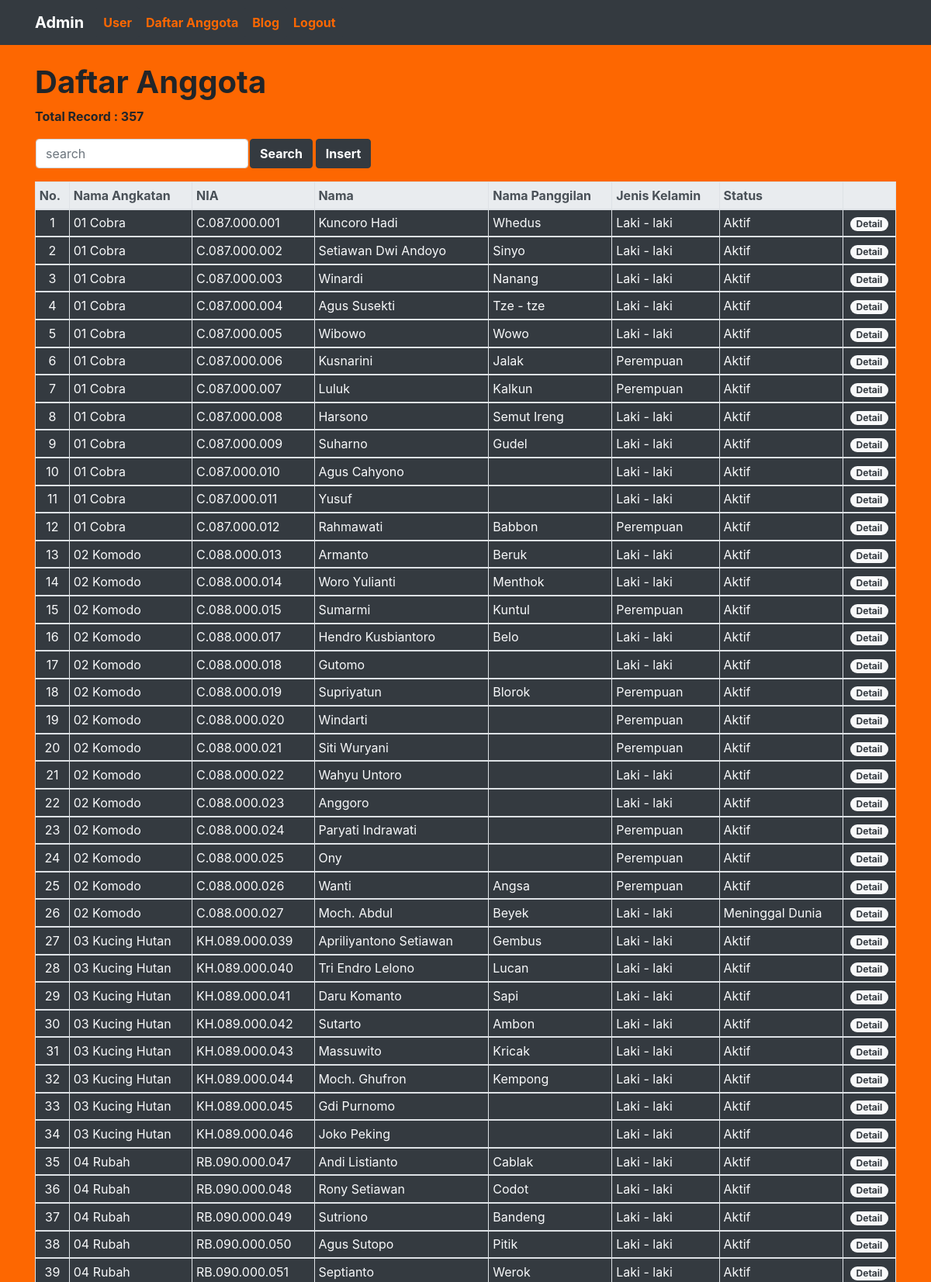
/public/Admin/member (signed in, upper part), run on the app's committed database.
### tables this page shows
CREATE TABLE `tb_anggota` (
  `id` int(30) NOT NULL,
  `nia` varchar(30) NOT NULL,
  `nama` varchar(255) NOT NULL,
  `nama_lapangan` varchar(255) NOT NULL,
  `nama_angkatan` varchar(255) NOT NULL,
  `jenis_kelamin` varchar(30) NOT NULL,
  `tempat_lahir` varchar(255) NOT NULL,
  `tanggal_lahir` varchar(255) NOT NULL,
  `progdi` varchar(255) NOT NULL,
  `nim` varchar(100) NOT NULL,
  `alamat` varchar(255) NOT NULL,
  `agama` varchar(255) NOT NULL,
  `gol_darah` varchar(255) NOT NULL,
  `kewarganegaraan` varchar(255) NOT NULL,
  `kontak` varchar(255) NOT NULL,
  `status` varchar(255) NOT NULL,
  `foto` varchar(255) NOT NULL
);

### app/core/Controller.php (called while the page is built, shortened)
<?php
class Controller {
    public function view($view, $data = [])
    {
        require_once '../app/views/' . $view . '.php';
    }
    public function model($model)
    {
        return new $model;
    }
}
?>

### app/controllers/Admin.php (called while the page is built, shortened)
<?php
class Admin extends Controller {
    public function member()
    {
        $data['title']  = 'Dashboard';
        $data['table']  = $this -> model('Admin_model') -> getAllMember();
        $data['page']   = $this -> model('Admin_model') -> getPage(1);
        $data['pages']  = $this -> model('Admin_model') -> getPaginNumber();
        $data['number'] = $this -> model('Admin_model') -> getDataNumber(1);
        $data['count']  = $this -> model('Admin_model') -> setCount();
        $this -> view('admin/member/table', $data);
    }
}
?>

### app/core/App.php (called while the page is built, shortened)
<?php
class App {
    protected $method = 'index';
    protected $params = [];
    public function __construct()
    {
        $url = $this -> parseURL();
        if (file_exists('../app/controllers/' . $url[0] . '.php')) {
            unset ($url[0]);
        }
        $this -> controller = new $this -> controller;
        if (isset($url[1])) {
            if (method_exists($this -> controller, $url[1])) {
                $this -> method = $url[1];
            }
        }
        call_user_func_array([$this -> controller, $this -> method], $this -> params);
    }
    public function parseURL()
    {
        if( isset($_GET['url']) != null ) {
            $url = rtrim ($_GET['url'],'/');
            $url = filter_var($url, FILTER_SANITIZE_URL);
            $url = explode('/', $url);
            return $url;
        }
    }
}
?>

### public/index.php (called while the page is built, shortened)
<?php
$app = new App;
?>

### app/core/Database.php (called while the page is built, shortened)
<?php
class Database {
    private $db_host = DB_HOST;
    private $db_user = DB_USER;
    private $db_pass = DB_PASS;
    private $db_name = DB_NAME;
    private $dbh;
    private $stmt;
    public function __construct()
    {
        $dsn = 'mysql:host=' . $this -> db_host . ';dbname=' . $this -> db_name;
        $option = [
            PDO::ATTR_PERSISTENT => true,
            PDO::ATTR_ERRMODE => PDO::ERRMODE_EXCEPTION
        ];
        try {
            $this -> dbh = new PDO($dsn,$this -> db_user, $this -> db_pass, $option);
        }
        catch(PDOException $e) {
            die($e -> getMessage());
        }
    }
    public function query($query)
    {
        $this -> stmt = $this -> dbh -> prepare($query);
    }
    public function execute()
    {
        $this -> stmt -> execute();
    }
    public function resultSetObj()
    {
        $this -> execute();
        return $this -> stmt -> fetchAll(PDO::FETCH_OBJ);
    }
}
?>

### app/models/Admin_model.php (called while the page is built, shortened)
<?php
class Admin_model {
    private $db;
    private $tbl_member = 'tb_anggota';
    private $limit      = 50;
    public function __construct()
    {
        $this -> db = new Database;
    }
    public function setCount()
    {
        $this -> db -> query('SELECT * FROM ' . $this -> tbl_member);
        $this -> db -> execute();
        return $this -> db -> forCount();
    }
    public function setRecord()
    {
        $this -> db -> query('SELECT * FROM ' . $this -> tbl_member);
        $this -> db -> execute();
    }
    public function getAllMember()
    {
        $start = 0;
        $this -> db -> query('SELECT * FROM ' . $this -> tbl_member . ' ORDER BY id ASC LIMIT ' . $start . ', ' . $this -> limit);
        return $this -> db -> resultSetObj();
    }
}
?>

### app/views/admin/member/table.php (the view, shortened to what this page needs)
<div class="container mt-4">
        <h1><b>Daftar Anggota</b></h1>
        <?php $count = $data['count']; ?>
        <p><b>Total Record : <?= $count ?> &emsp;</b></p>
        <table>
            <tr>
            <th>
            <form class="form-inline" action="<?= BASEURL; ?>Admin/search" method="POST">
                <input type="text" class="form-control" name="search" placeholder="search">
            </th>
            <th>
                <button type="submit" value="search" class="btn btn-dark"><b>Search</b></button>
                <button type="button" class="btn btn-dark viewModalInsert" data-toggle="modal" data-target="#FormInsert"><b>Insert</b></button>
            </th>
            </tr>
        </table>
    <div class="table-responsive">
        <table class="table table-sm table-bordered bg-dark">
            <thead class="thead-light text-dark">
            <tr>
            <th>No.</th>
            <th>Nama Angkatan</th>
            <th>NIA</th>
            <th>Nama</th>
            <th>Nama Panggilan</th>
            <th>Jenis Kelamin</th>
            <th>Status</th>
            <th></th>
            </tr>
            </thead>
            <?php $no = $data['number'] + 1;
            foreach( $data['table'] as $crew) : ?>
            <tbody class="text-light">
                <tr>
                <td class="text-center"><?= $no++ ?></td>
                <td><?= $crew -> nama_angkatan ?></td>
                <td><?= $crew -> nia ?></td>
                <td><?= $crew -> nama ?></td>
                <td><?= $crew -> nama_lapangan ?></td>
                <td><?= $crew -> jenis_kelamin ?></td>
                <td><?= $crew -> status ?></td>
                <td><center><a href="<?= BASEURL; ?>Admin/detail/<?= $crew -> id ?>" class="badge badge-pill bg-light text-dark">Detail</a></center>
                </td>
                </tr>
            </tbody>
            <?php endforeach; ?>
        </table>
    </div>
</div>

### public/css/style.css (style rules this page uses)
body { background-color: #fd6701; }

### data on the page
tb_anggota: nama_angkatan "01 Cobra", nia "C.087.000.001", nama "Kuncoro Hadi", nama_lapangan "Whedus", jenis_kelamin "Laki - laki", status "Aktif"
tb_anggota: nama_angkatan "01 Cobra", nia "C.087.000.002", nama "Setiawan Dwi Andoyo", nama_lapangan "Sinyo", jenis_kelamin "Laki - laki", status "Aktif"
tb_anggota: nama_angkatan "01 Cobra", nia "C.087.000.003", nama "Winardi", nama_lapangan "Nanang", jenis_kelamin "Laki - laki", status "Aktif"
tb_anggota: nama_angkatan "01 Cobra", nia "C.087.000.004", nama "Agus Susekti", nama_lapangan "Tze - tze", jenis_kelamin "Laki - laki", status "Aktif"
tb_anggota: nama_angkatan "01 Cobra", nia "C.087.000.005", nama "Wibowo", nama_lapangan "Wowo", jenis_kelamin "Laki - laki", status "Aktif"
tb_anggota: nama_angkatan "01 Cobra", nia "C.087.000.006", nama "Kusnarini", nama_lapangan "Jalak", jenis_kelamin "Perempuan", status "Aktif"
tb_anggota: nama_angkatan "01 Cobra", nia "C.087.000.007", nama "Luluk", nama_lapangan "Kalkun", jenis_kelamin "Perempuan", status "Aktif"
tb_anggota: nama_angkatan "01 Cobra", nia "C.087.000.008", nama "Harsono", nama_lapangan "Semut Ireng", jenis_kelamin "Laki - laki", status "Aktif"
tb_anggota: nama_angkatan "01 Cobra", nia "C.087.000.009", nama "Suharno", nama_lapangan "Gudel", jenis_kelamin "Laki - laki", status "Aktif"
tb_anggota: nama_angkatan "01 Cobra", nia "C.087.000.010", nama "Agus Cahyono", jenis_kelamin "Laki - laki", status "Aktif"
tb_anggota: nama_angkatan "01 Cobra", nia "C.087.000.011", nama "Yusuf", jenis_kelamin "Laki - laki", status "Aktif"
tb_anggota: nama_angkatan "01 Cobra", nia "C.087.000.012", nama "Rahmawati", nama_lapangan "Babbon", jenis_kelamin "Perempuan", status "Aktif"
tb_anggota: nama_angkatan "02 Komodo", nia "C.088.000.013", nama "Armanto", nama_lapangan "Beruk", jenis_kelamin "Laki - laki", status "Aktif"
tb_anggota: nama_angkatan "02 Komodo", nia "C.088.000.014", nama "Woro Yulianti", nama_lapangan "Menthok", jenis_kelamin "Laki - laki", status "Aktif"
tb_anggota: nama_angkatan "02 Komodo", nia "C.088.000.015", nama "Sumarmi", nama_lapangan "Kuntul", jenis_kelamin "Perempuan", status "Aktif"
tb_anggota: nama_angkatan "02 Komodo", nia "C.088.000.017", nama "Hendro Kusbiantoro", nama_lapangan "Belo", jenis_kelamin "Laki - laki", status "Aktif"
tb_anggota: nama_angkatan "02 Komodo", nia "C.088.000.018", nama "Gutomo", jenis_kelamin "Laki - laki", status "Aktif"
tb_anggota: nama_angkatan "02 Komodo", nia "C.088.000.019", nama "Supriyatun", nama_lapangan "Blorok", jenis_kelamin "Perempuan", status "Aktif"
tb_anggota: nama_angkatan "02 Komodo", nia "C.088.000.020", nama "Windarti", jenis_kelamin "Perempuan", status "Aktif"
tb_anggota: nama_angkatan "02 Komodo", nia "C.088.000.021", nama "Siti Wuryani", jenis_kelamin "Perempuan", status "Aktif"
tb_anggota: nama_angkatan "02 Komodo", nia "C.088.000.022", nama "Wahyu Untoro", jenis_kelamin "Laki - laki", status "Aktif"
tb_anggota: nama_angkatan "02 Komodo", nia "C.088.000.023", nama "Anggoro", jenis_kelamin "Laki - laki", status "Aktif"
tb_anggota: nama_angkatan "02 Komodo", nia "C.088.000.024", nama "Paryati Indrawati", jenis_kelamin "Perempuan", status "Aktif"
tb_anggota: nama_angkatan "02 Komodo", nia "C.088.000.025", nama "Ony", jenis_kelamin "Perempuan", status "Aktif"
tb_anggota: nama_angkatan "02 Komodo", nia "C.088.000.026", nama "Wanti", nama_lapangan "Angsa", jenis_kelamin "Perempuan", status "Aktif"
tb_anggota: nama_angkatan "02 Komodo", nia "C.088.000.027", nama "Moch. Abdul", nama_lapangan "Beyek", jenis_kelamin "Laki - laki", status "Meninggal Dunia"
tb_anggota: nama_angkatan "03 Kucing Hutan", nia "KH.089.000.039", nama "Apriliyantono Setiawan", nama_lapangan "Gembus", jenis_kelamin "Laki - laki", status "Aktif"
tb_anggota: nama_angkatan "03 Kucing Hutan", nia "KH.089.000.040", nama "Tri Endro Lelono", nama_lapangan "Lucan", jenis_kelamin "Laki - laki", status "Aktif"
tb_anggota: nama_angkatan "03 Kucing Hutan", nia "KH.089.000.041", nama "Daru Komanto", nama_lapangan "Sapi", jenis_kelamin "Laki - laki", status "Aktif"
tb_anggota: nama_angkatan "03 Kucing Hutan", nia "KH.089.000.042", nama "Sutarto", nama_lapangan "Ambon", jenis_kelamin "Laki - laki", status "Aktif"
tb_anggota: nama_angkatan "03 Kucing Hutan", nia "KH.089.000.043", nama "Massuwito", nama_lapangan "Kricak", jenis_kelamin "Laki - laki", status "Aktif"
tb_anggota: nama_angkatan "03 Kucing Hutan", nia "KH.089.000.044", nama "Moch. Ghufron", nama_lapangan "Kempong", jenis_kelamin "Laki - laki", status "Aktif"
tb_anggota: nama_angkatan "03 Kucing Hutan", nia "KH.089.000.045", nama "Gdi Purnomo", jenis_kelamin "Laki - laki", status "Aktif"
tb_anggota: nama_angkatan "03 Kucing Hutan", nia "KH.089.000.046", nama "Joko Peking", jenis_kelamin "Laki - laki", status "Aktif"
tb_anggota: nama_angkatan "04 Rubah", nia "RB.090.000.047", nama "Andi Listianto", nama_lapangan "Cablak", jenis_kelamin "Laki - laki", status "Aktif"
tb_anggota: nama_angkatan "04 Rubah", nia "RB.090.000.048", nama "Rony Setiawan", nama_lapangan "Codot", jenis_kelamin "Laki - laki", status "Aktif"
tb_anggota: nama_angkatan "04 Rubah", nia "RB.090.000.049", nama "Sutriono", nama_lapangan "Bandeng", jenis_kelamin "Laki - laki", status "Aktif"
tb_anggota: nama_angkatan "04 Rubah", nia "RB.090.000.050", nama "Agus Sutopo", nama_lapangan "Pitik", jenis_kelamin "Laki - laki", status "Aktif"
tb_anggota: nama_angkatan "04 Rubah", nia "RB.090.000.051", nama "Septianto", nama_lapangan "Werok", jenis_kelamin "Laki - laki", status "Aktif"

### other printed values
$count "357"
